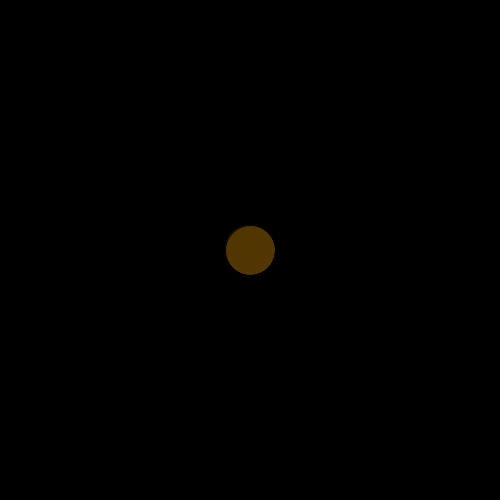
Frame 1 (no input)
Frame 60 (the mouse pressed at the canvas centre just before this capture): identical to frame 1, image omitted
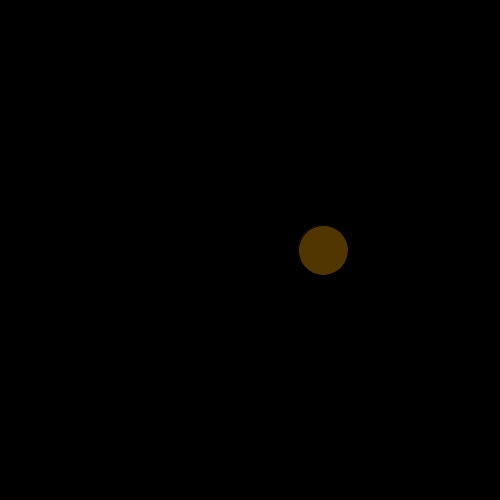
Frame 120 (the mouse held since frame 60 and released just before this capture)

The Processing sketch that drew these frames (run headless with seeded random() and noise(); from frame 60 on, the mouse is pressed at the canvas centre):

// Processing sketch: slippery_dot
// ── slippery_dot.pde
/*** When you are done, this program will draw an ellipse 
     that jumps to new location each time you click on it.
***/
 
 // 1. Create three integer variables to represent the x, y, and the size of the ellipse
       int x = 250;
    int y = 250;
    int size = 50;
    
    void setup() {
      // 2. Set the size of your sketch
    size(500, 500);
    }
    
    void draw() {
    
      // 3. Set the background color of your sketch
      background(#000000);
      // 4. Draw an ellipse using the variables created at the top of the sketch for the location and size of your ellipse. 
      //    Make sure it fits in the window. Change the variables if it does not.
    fill(#523601);
    ellipse(x, y, size, size);
    }
    
    /******** This method gets called automatically when you press the mouse ************/
    void mousePressed() {
      //5. Create an integer variable called distance
      int distance = 0;
      //6. The getDistanceFromMouse() method below returns a number.
      //   Set the value of your distance variable to the value returned by the getDistance method
      //   You will need to pass the x and y location of your ellipse to this method.
       distance = getDistanceFromMouse(x,y);
         
      //7.  Use an if statement to check if your distance variable is < the radius of the ellipse
      //    If it is, make a new x AND y for the ellipse, for a new random location on the window
      //    Hint: Use code like this      x = (int) random(width);
       if(distance < size/2){
         x = (int) random(width);
       }
      
    }
    
    /********  This method gives you the number of pixels between the mouse and the x,y point ***********/
    int getDistanceFromMouse(int x, int y) {
      return (int)Math.sqrt(Math.pow((mouseX-x),2) + Math.pow((mouseY-y),2));
    }
